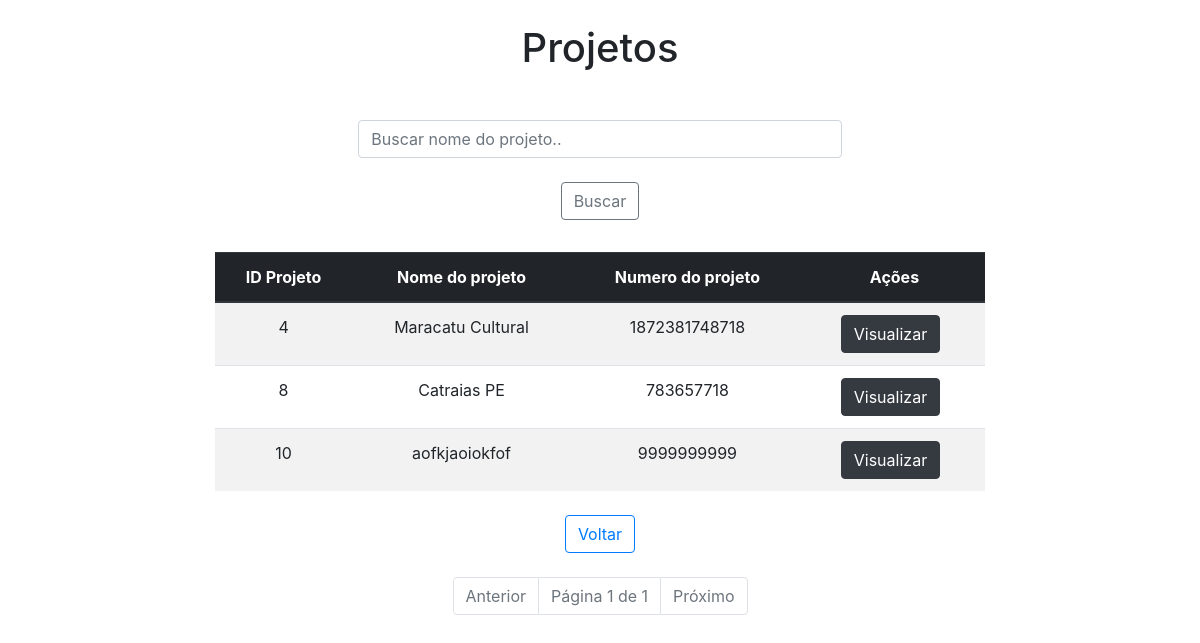
The page /projeto_html/ (signed in) on the database its author committed.
### app/models.py (models this page shows, shortened)
class Projeto(models.Model):
    numero_projeto = models.CharField(max_length=30)
    numero_sei = models.CharField(max_length=21)
    numero_parcela = models.CharField(max_length=20)
    valor_solicitado = models.FloatField()
    titulo_projeto = models.CharField(max_length=100)
    status_transacao = models.CharField(max_length=100)
    transacao = models.ForeignKey(Transacao, on_delete=models.CASCADE)

### app/views.py (the view)
# urls.py: path("projeto_html/", projeto_html, name="projeto_html"),
@login_required
def projeto_html(request):
    search = request.GET.get('search')
    projeto_list = Projeto.objects.all()
    if search:
        projeto_list = projeto_list.filter(titulo_projeto__icontains=search)
    paginator = Paginator(projeto_list, 5)
    page = request.GET.get('page')
    try:
        projetos = paginator.page(page)
    except PageNotAnInteger:
        projetos = paginator.page(1)
    except EmptyPage:
        projetos = paginator.page(paginator.num_pages)
    return render(request, "projeto.html", {"projetos": projetos, "search_term": search})

### app/templates/projeto.html (shortened to what this page needs)
<!DOCTYPE html>
<html lang="en">
<head>
    <link rel="stylesheet" href="https://stackpath.bootstrapcdn.com/bootstrap/4.1.3/css/bootstrap.min.css">
</head>
<body>
    <div class="col-8 m-auto pt-4 pb-4 text-center">
        <h1>Projetos</h1> <br>
        <div class="col-8 m-auto pt-3 pb-2 text-center">
            <form method="get">
                <input type="text" id="search" name="search" class="form-control" placeholder="Buscar nome do projeto.."> <br>
                <button type="submit" class="btn btn-outline-secondary">Buscar</button>
            </form>
        </div>
        <br>
        <table class="table table-striped">
            <thead class="thead-dark">
                <tr>
                    <th scope="col">ID Projeto</th>
                    <th scope="col">Nome do projeto</th>
                    <th scope="col">Numero do projeto</th>
                    <th scope="col">Ações</th>
                </tr>
            </thead>
            <tbody>
                {% for projeto in projetos %}
                <tr>
                    <td>{{ projeto.id }}</td>
                    <td>{{ projeto.titulo_projeto }}</td>
                    <td>{{ projeto.numero_projeto }}</td>
                    <td>
                        <div class="btn-group" role="group">
                            <a href="{% url 'view_projeto' projeto.id %}" class="btn btn-dark mr-2 rounded">Visualizar</a>
                        </div>
                    </td>
                </tr>
                {% endfor %}
            </tbody>
        </table>
        <a href="{% url 'home' %}" class="btn btn-outline-primary mt-2">
             Voltar
        </a>
    </div>
<div class="container">
    <div class="row">
        <div class="col-md-12">
            <nav aria-label="Page navigation">
                <ul class="pagination justify-content-center">
                    {% if projetos.has_previous %}
                    <li class="page-item">
                        <a class="page-link" href="?page={{ projetos.previous_page_number }}{% if request.GET.search %}&search={{ request.GET.search }}{% endif %}">Anterior</a>
                    </li>
                    {% else %}
                    <li class="page-item disabled">
                        <span class="page-link">Anterior</span>
                    </li>
                    {% endif %}
                    <li class="page-item disabled">
                        <span class="page-link">Página {{ projetos.number }} de {{ projetos.paginator.num_pages }}</span>
                    </li>
                    {% if projetos.has_next %}
                    <li class="page-item">
                        <a class="page-link" href="?page={{ projetos.next_page_number }}{% if request.GET.search %}&search={{ request.GET.search }}{% endif %}">Próximo</a>
                    </li>
                    {% else %}
                    <li class="page-item disabled">
                        <span class="page-link">Próximo</span>
                    </li>
                    {% endif %}
                </ul>
            </nav>
        </div>
    </div>
</div>
</body>
</html>

### rows shown on the page
Projeto: id "4", titulo_projeto "Maracatu Cultural", numero_projeto "1872381748718"
Projeto: id "8", titulo_projeto "Catraias PE", numero_projeto "783657718"
Projeto: id "10", titulo_projeto "aofkjaoiokfof", numero_projeto "9999999999"

### other values the page prints
{{ projetos.number }} "1"
{{ projetos.paginator.num_pages }} "1"
